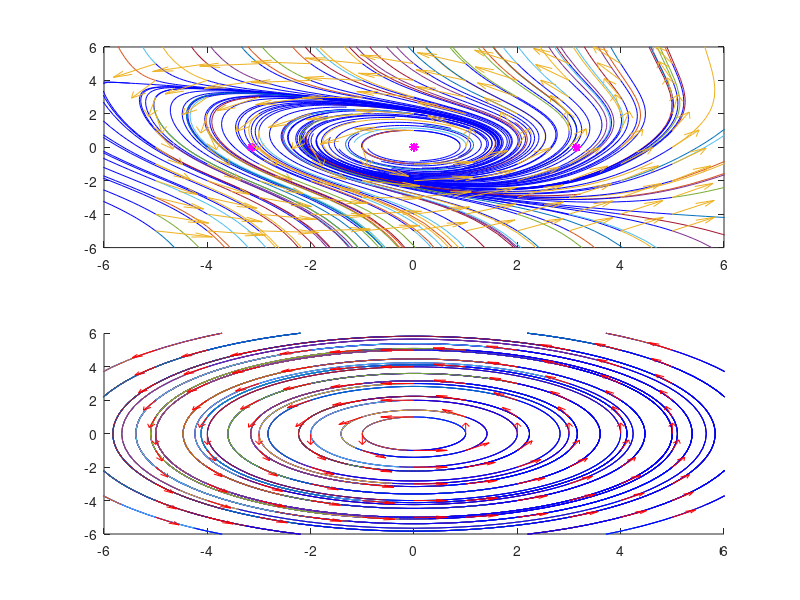

Write MATLAB code to recreate this figure.
function nonLinearPhasePortret
clc; clf;
tmax = 3;
a = 0.1;

    function z = rhs(t, y)
        z = [-y(2) + a * y(1)^2; y(1) + a * y(2)^3];
    end

%k = 1; % lineino priblijenie focus
k = 2; % lineino priblijenie - sedlo

J = [0, -1; 1, 0];
ak = 0; bk = 0;

    function z = Lrhs(t, y)
        z = J * (y - [ak; bk]);
    end

x = ak - 5 : 1 : ak + 5;
y = bk - 5 : 1 : bk + 5;
[X, Y] = meshgrid(x, y);
for i = 1:length(X)
    for j = 1:length(Y)
        [T, Z] = ode45(@rhs, [0, tmax], [X(i, j), Y(i, j)]);
        [T1, Z1] = ode45(@rhs, [0, -tmax], [X(i, j), Y(i, j)]);
        [T2, L] = ode45(@Lrhs, [0, tmax], [X(i, j), Y(i, j)]);
        [T3, L1] = ode45(@Lrhs, [0, -tmax], [X(i, j), Y(i, j)]);

        % phase portret 1
        subplot(2, 1, 1);
        plot(ak, bk, 'm*', ak-pi, bk, 'm*', ak+pi, bk, 'm*');
        hold on;
        plot(Z(:, 1), Z(:, 2), Z1(:, 1), Z1(:, 2), 'b');
        axis([ak-6, ak+6, bk-6, bk+6]);

        % phase portret 2
        subplot(2, 1, 2);
        hold on;
        plot(L(:, 1), L(:, 2), L1(:, 1), L1(:, 2), 'b');
        axis([ak-6, ak+6, bk-6, bk+6]);
    end
end

% vektorno pole
X1 = -Y + a*X.^2; Y1 = X + a*Y.^2;
D1 = sqrt(X1.^2 + Y1.^2);
subplot(2, 1, 1);
quiver(X, Y, X1./D1, Y1./D1);

X2 = J(1, 1) * (X - ak) + J(1, 2) * (Y - bk);
Y2 = J(2, 1) * (X - ak) + J(2, 2) * (Y - bk);
D2 = sqrt(X2.^2 + Y2.^2);
subplot(2, 1, 2);
quiver(X, Y, X2./D2, Y2./D2, 0.5, 'r');

end